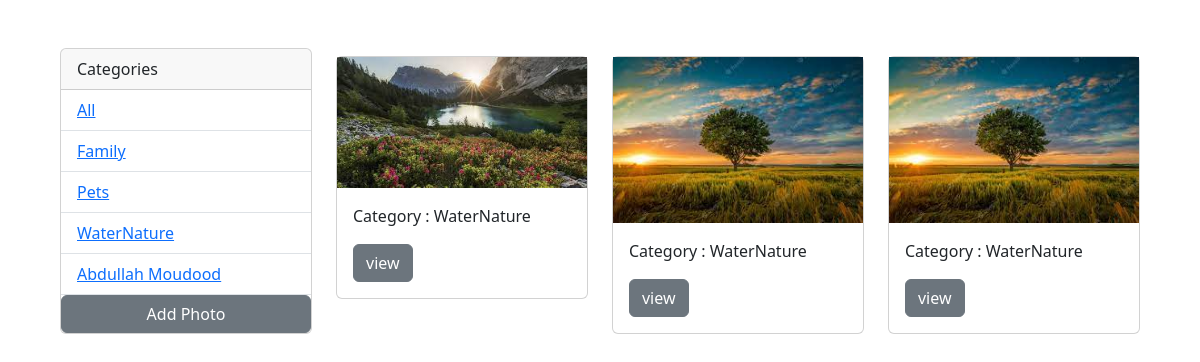
/?q=WaterNature, run on the app's committed database.
### photos/models.py (models this page shows, shortened)
class Category(models.Model):
    name=models.CharField(max_length=30,null=False,blank=False)
    def __str__(self) -> str:
        return self.name

class Photo(models.Model):
    category=models.ForeignKey(Category,on_delete=models.SET_NULL,null=True,blank=False)
    image= models.ImageField(null=False,blank=False)
    description=models.TextField()

### photos/views.py (the view)
# urls.py: path('',views.gallery,name='gallery'),
def gallery(request):
    q=request.GET.get('q') if request.GET.get('q') != None else ''
    cat=Category.objects.all()
    photos= Photo.objects.filter(Q(category__name__contains=q))
    context={
        'category':cat,
        'photos':photos
    }
    return render(request,'photos/gallery.html',context)

### photos/templates/photos/gallery.html (shortened to what this page needs)
<!DOCTYPE html>
<html lang="en">
  <head>
    <link
      href="https://cdn.jsdelivr.net/npm/bootstrap@5.3.0/dist/css/bootstrap.min.css"
      rel="stylesheet"
    />
  </head>
  <body class="m-5">
    <div class="container">
      <div class="row">
        <div class="col-md-3">
          <div class="card">
            <div class="card-header">Categories</div>
            <ul class="list-group list-group-flush">
              <li class="list-group-item">
                <a href="{% url 'photos:gallery' %}">All</a>
              </li>
              {% for cat in category %}
              <li class="list-group-item">
                <a href="{% url 'photos:gallery' %}?q={{cat.name}}"
                  >{{cat.name}}</a
                >
              </li>
              {% endfor %}
              <a href="{% url 'photos:add' %}" class="btn btn-secondary"
                >Add Photo</a
              >
            </ul>
          </div>
        </div>
        <div class="col-md-9">
          <div class="row">
            {% for i in photos %}
            <div class="col-md-4">
              <div class="card my-2">
                <img src="{{ i.image.url }}" alt="This is an image" />
                <div class="card-body">
                  <p>Category : {{ i.category }}</p>
                  <a
                    href="{% url 'photos:photos' i.id %}"
                    class="btn btn-secondary"
                    >view</a
                  >
                </div>
              </div>
            </div>
            {% endfor %}
          </div>
        </div>
      </div>
    </div>
  </body>
</html>

### data on the page
Category: name "Family"
Category: name "Pets"
Category: name "WaterNature"
Category: name "Abdullah Moudood"
Photo: image (picture), category "WaterNature"
Photo: image (picture), category "WaterNature"
Photo: image (picture), category "WaterNature"
